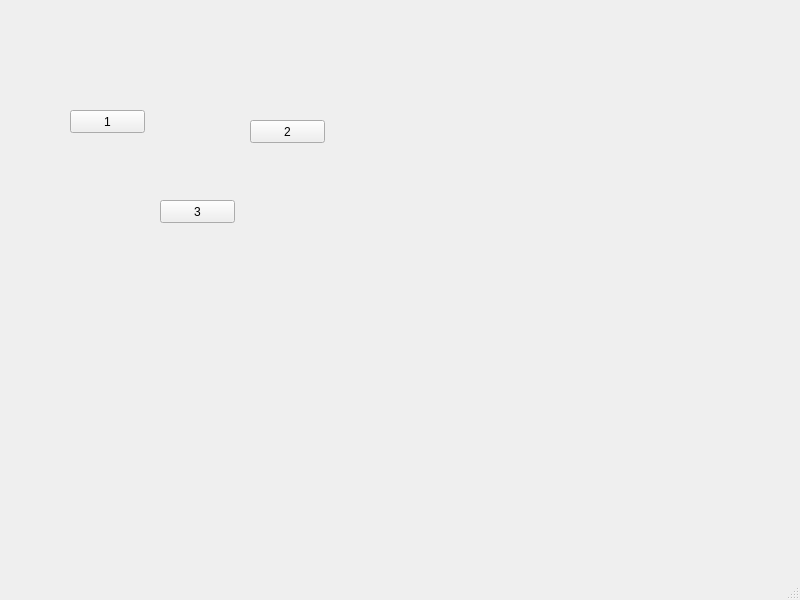
<?xml version="1.0" encoding="UTF-8"?>
<ui version="4.0">
 <class>MainWindow</class>
 <widget class="QMainWindow" name="MainWindow">
  <property name="geometry">
   <rect>
    <x>0</x>
    <y>0</y>
    <width>800</width>
    <height>600</height>
   </rect>
  </property>
  <property name="windowTitle">
   <string>MainWindow</string>
  </property>
  <widget class="QWidget" name="centralwidget">
   <widget class="QPushButton" name="pushButton">
    <property name="geometry">
     <rect>
      <x>70</x>
      <y>110</y>
      <width>75</width>
      <height>23</height>
     </rect>
    </property>
    <property name="text">
     <string>1</string>
    </property>
   </widget>
   <widget class="QPushButton" name="pushButton_2">
    <property name="geometry">
     <rect>
      <x>250</x>
      <y>120</y>
      <width>75</width>
      <height>23</height>
     </rect>
    </property>
    <property name="text">
     <string>2</string>
    </property>
   </widget>
   <widget class="QPushButton" name="pushButton_3">
    <property name="geometry">
     <rect>
      <x>160</x>
      <y>200</y>
      <width>75</width>
      <height>23</height>
     </rect>
    </property>
    <property name="text">
     <string>3</string>
    </property>
   </widget>
  </widget>
  <widget class="QMenuBar" name="menubar">
   <property name="geometry">
    <rect>
     <x>0</x>
     <y>0</y>
     <width>800</width>
     <height>23</height>
    </rect>
   </property>
  </widget>
  <widget class="QStatusBar" name="statusbar"/>
 </widget>
 <resources/>
 <connections>
  <connection>
   <sender>pushButton</sender>
   <signal>clicked()</signal>
   <receiver>MainWindow</receiver>
   <slot>show()</slot>
   <hints>
    <hint type="sourcelabel">
     <x>102</x>
     <y>145</y>
    </hint>
    <hint type="destinationlabel">
     <x>36</x>
     <y>86</y>
    </hint>
   </hints>
  </connection>
  <connection>
   <sender>pushButton_2</sender>
   <signal>clicked()</signal>
   <receiver>MainWindow</receiver>
   <slot>print()</slot>
   <hints>
    <hint type="sourcelabel">
     <x>289</x>
     <y>150</y>
    </hint>
    <hint type="destinationlabel">
     <x>445</x>
     <y>104</y>
    </hint>
   </hints>
  </connection>
 </connections>
 <slots>
  <slot>print()</slot>
 </slots>
</ui>
